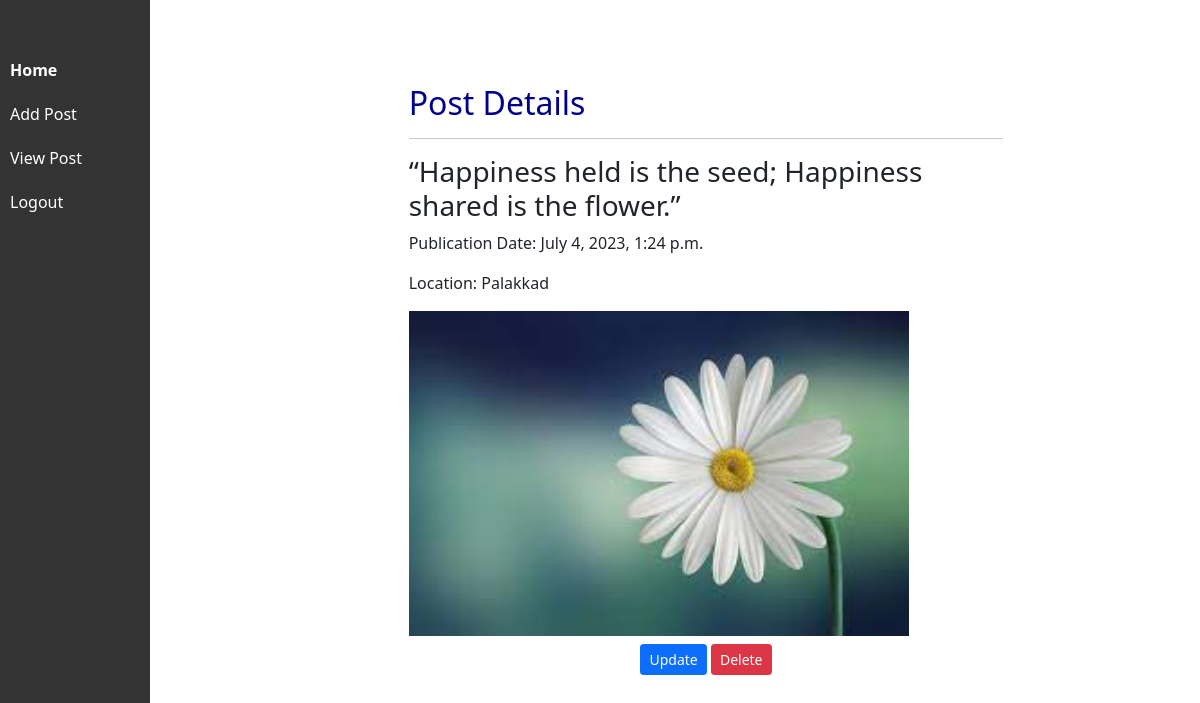
The page /detail_view/41/ (signed in) on the database its author committed.
### media_app/models.py (models this page shows, shortened)
class Post(models.Model):
    LOCATION_CHOICES = [
        ('Palakkad', 'Palakkad'),
        ('Calicut', 'Calicut'),
        ('Kochi', 'Kochi'),
        ('Wayanad', 'Wayanad'),
    ]
    Post_caption = models.TextField()
    image_or_video_content = models.FileField(upload_to='static/image/')
    publication_date = models.DateTimeField( auto_now_add=True)
    location_post = models.CharField(max_length=100, choices=LOCATION_CHOICES)
    user = models.ForeignKey(User, on_delete=models.CASCADE)

### media_app/views.py (the view)
# urls.py: path('detail_view/<int:post_id>/', views.detail_view, name='detail_view'),
@login_required
def detail_view(request, post_id):
    post = get_object_or_404(Post, id=post_id)
    return render(request, 'media_app/post_detail.html', {'post': post})

### templates/media_app/post_detail.html
{% extends 'base.html' %}
{% block content %}
  <div class="container-lg">
    <div class="row justify-content-center" style="margin-left: 200px;">
      <div class="col-md-8">
        <h2 class="mt-4">Post Details</h2>
        <hr>
        <div>
          <h3>{{ post.Post_caption }}</h3>
          <p>Publication Date: {{ post.publication_date }}</p>
          <p>Location: {{ post.location_post }}</p>
          <img src="{{ post.image_or_video_content.url }}" alt="Post Image" width="500px">
        </div>
        <div class="text-center mt-2">
          <a href="{% url 'update'  post.id %}" class="btn btn-sm btn-primary">Update</a>
          <a href="{%  url 'delete' post.id %}" class="btn btn-sm btn-danger">Delete</a>
        </div>
      </div>
    </div>
  </div>
{% endblock %}

### templates/base.html (style rules this page uses)
h2 { color: darkblue; }
body { padding-top: 60px; background-color:white; }

### rows shown on the page
Post: Post_caption "“Happiness held is the seed; Happiness shared is the flower.”", publication_date "July 4, 2023, 1:24 p.m.", location_post "Palakkad", image_or_video_content (picture)
